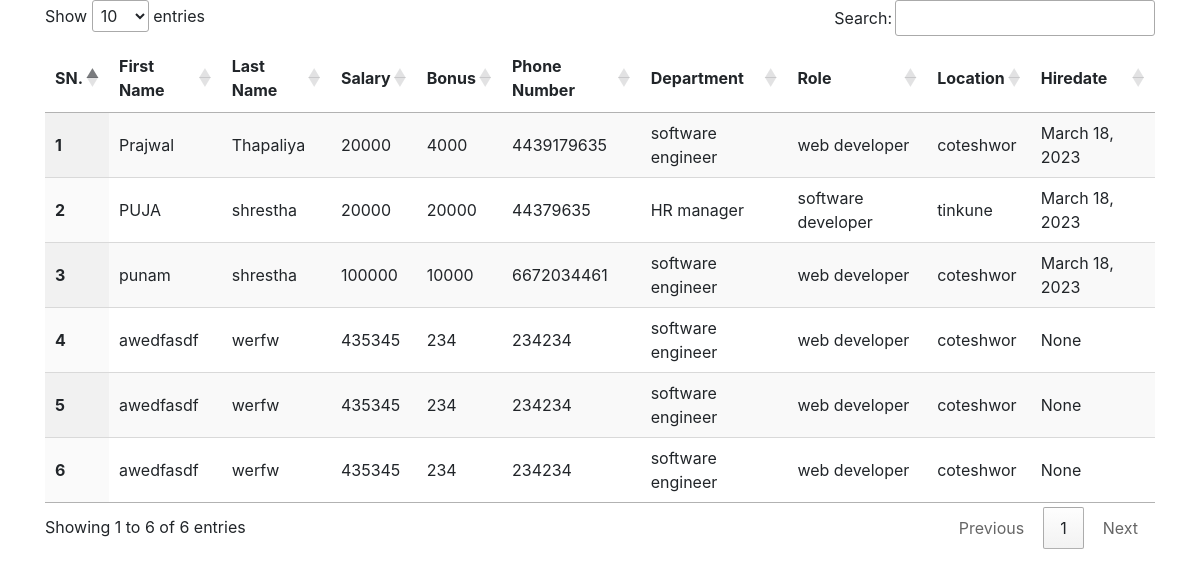
The app's page /filter, older data.
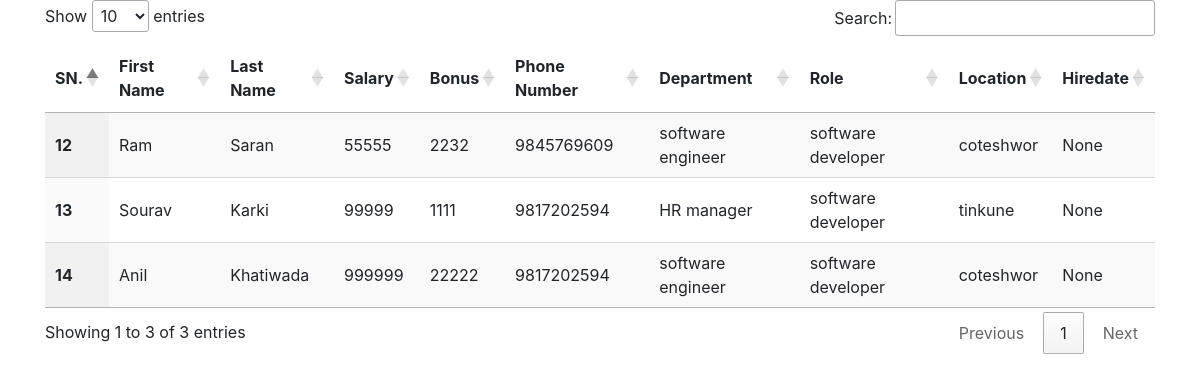
The same page, newer data.
### emp_app/models.py (models this page shows, shortened)
class Employee(models.Model):
    first_name = models.CharField(max_length=100, null=False)
    last_name = models.CharField(max_length=100)
    dept = models.ForeignKey(Department, on_delete=models.CASCADE)
    salary = models.IntegerField(default=0)
    bonus = models.IntegerField(default=0)
    role = models.ForeignKey(Role, on_delete=models.CASCADE)
    phone = models.IntegerField(default=0)
    hire_date = models.DateField(null=True, blank=True)

class Department(models.Model):
    name = models.CharField(max_length=100,null=False)
    location = models.CharField(max_length=100)

class Role(models.Model):
    name = models.CharField(max_length=100, null=False)

### emp_app/views.py (the view)
# urls.py: path('filter', views.filter, name="filter")
def filter(request):
    data = Employee.objects.all()
    context = {
        'data': data
    }
    return render(request, 'filter.html', context)

### emp_app/templates/filter.html (shortened to what this page needs)
{% extends 'core/base.html' %}
    {% block content%}
    <table id="myTable" class="display">
        <thead>
            <tr>
                <th scope="col">SN.</th>
                <th scope="col">First Name</th>
                <th scope="col">Last Name</th>
                <th scope="col">Salary</th>
                <th scope="col">Bonus</th>
                <th scope="col">Phone Number</th>
                <th scope="col">Department</th>
                <th scope="col">Role</th>
                <th scope="col">Location</th>
                <th scope="col">Hiredate</th>
            </tr>
        </thead>
        <tbody>
            {% for emp in data %}
            <tr>
                <th scope="row">{{emp.id}}</th>
                <td>{{emp.first_name}}</td>
                <td>{{emp.last_name}}</td>
                <td>{{emp.salary}}</td>
                <td>{{emp.bonus}}</td>
                <td>{{emp.phone}}</td>
                <td>{{emp.dept.name}}</td>
                <td>{{emp.role.name}}</td>
                <td>{{emp.dept.location}}</td>
                <td>{{emp.hire_date}}</td>
            </tr>
            {%endfor%}
        </tbody>
    </table>
    {% endblock content%}

Row changes from the older to the newer data that the page shows:
removed Employee: id "1", first_name "Prajwal", last_name "Thapaliya", salary "20000", bonus "4000", phone "4439179635", dept.name "software engineer", role.name "web developer", dept.location "coteshwor", hire_date "March 18, 2023"
removed Employee: id "2", first_name "PUJA", last_name "shrestha", salary "20000", bonus "20000", phone "44379635", dept.name "HR manager", role.name "software developer", dept.location "tinkune", hire_date "March 18, 2023"
removed Employee: id "3", first_name "punam", last_name "shrestha", salary "100000", bonus "10000", phone "6672034461", dept.name "software engineer", role.name "web developer", dept.location "coteshwor", hire_date "March 18, 2023"
removed Employee: id "4", first_name "awedfasdf", last_name "werfw", salary "435345", bonus "234", phone "234234", dept.name "software engineer", role.name "web developer", dept.location "coteshwor", hire_date "None"
removed Employee: id "5", first_name "awedfasdf", last_name "werfw", salary "435345", bonus "234", phone "234234", dept.name "software engineer", role.name "web developer", dept.location "coteshwor", hire_date "None"
removed Employee: id "6", first_name "awedfasdf", last_name "werfw", salary "435345", bonus "234", phone "234234", dept.name "software engineer", role.name "web developer", dept.location "coteshwor", hire_date "None"
added Employee: id "12", first_name "Ram", last_name "Saran", salary "55555", bonus "2232", phone "9845769609", dept.name "software engineer", role.name "software developer", dept.location "coteshwor", hire_date "None"
added Employee: id "13", first_name "Sourav", last_name "Karki", salary "99999", bonus "1111", phone "9817202594", dept.name "HR manager", role.name "software developer", dept.location "tinkune", hire_date "None"
added Employee: id "14", first_name "Anil", last_name "Khatiwada", salary "999999", bonus "22222", phone "9817202594", dept.name "software engineer", role.name "software developer", dept.location "coteshwor", hire_date "None"
Text that changed along with them:
text written by a page script: "Show entries Search: Showing 1 to 6 of 6 entries Previous 1 Next" → "Show entries Search: Showing 1 to 3 of 3 entries Previous 1 Next"
